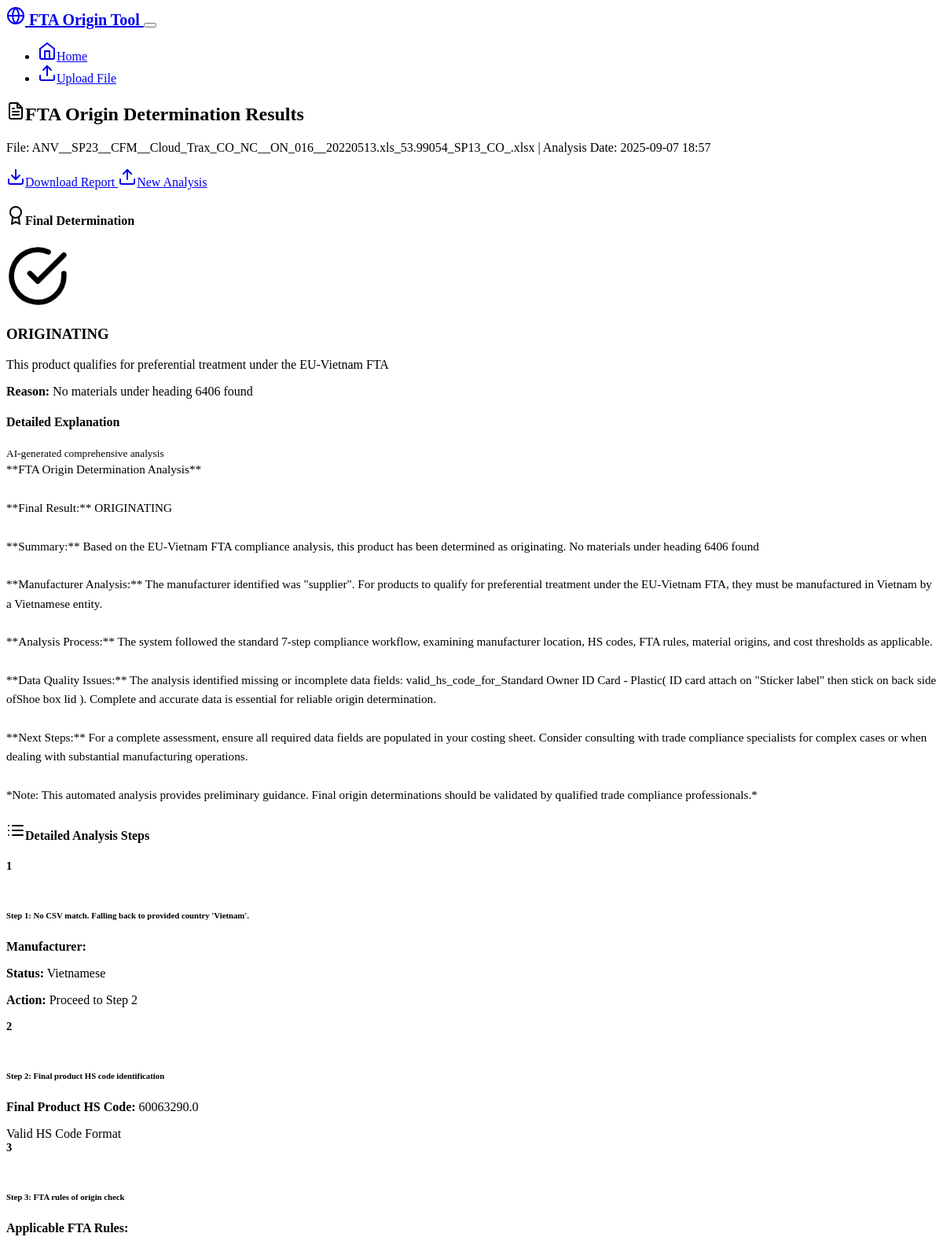
Screenshot of /results/6 (upper part) with the database file from the repository.
### models.py (models this page shows, shortened)
class AnalysisSession(db.Model):
    id = db.Column(db.Integer, primary_key=True)
    filename = db.Column(db.String(255), nullable=False)
    upload_timestamp = db.Column(db.DateTime, default=datetime.utcnow)
    manufacturer = db.Column(db.String(255))
    final_hs_code = db.Column(db.String(20))
    analysis_steps = db.Column(JSON)
    final_result = db.Column(db.String(20))  # 'originating' or 'non_originating'
    result_reason = db.Column(db.Text)
    missing_fields = db.Column(JSON)
    completed = db.Column(db.Boolean, default=False)
    gemini_explanation = db.Column(db.Text)  # AI-generated explanation
    missing_data_analysis = db.Column(db.Text)  # AI analysis of missing data

### routes.py (the view)
@app.route('/results/<int:session_id>')
def view_results(session_id):
    session = AnalysisSession.query.get_or_404(session_id)
    materials = MaterialAnalysis.query.filter_by(session_id=session_id).all()
    return render_template('results.html', session=session, materials=materials)

### templates/results.html (shortened to what this page needs)
{% extends "base.html" %}
{% block content %}
<div class="container my-5">
    <div class="row mb-4">
        <div class="col-lg-12">
            <div class="card">
                <div class="card-body">
                    <div class="row align-items-center">
                        <div class="col-md-8">
                            <h2><i data-feather="file-text" class="me-2"></i>FTA Origin Determination Results</h2>
                            <p class="text-muted mb-0">File: {{ session.filename }} | Analysis Date: {{ session.upload_timestamp.strftime('%Y-%m-%d %H:%M') }}</p>
                        </div>
                        <div class="col-md-4 text-md-end">
                            <a href="{{ url_for('download_results', session_id=session.id) }}" class="btn btn-primary me-2">
                                <i data-feather="download" class="me-2"></i>Download Report
                            </a>
                            <a href="{{ url_for('upload_file') }}" class="btn btn-outline-secondary">
                                <i data-feather="upload" class="me-2"></i>New Analysis
                            </a>
                        </div>
                    </div>
                </div>
            </div>
        </div>
    </div>
    <div class="row">
        <div class="col-lg-8">
            <div class="card mb-4">
                <div class="card-header">
                    <h4><i data-feather="award" class="me-2"></i>Final Determination</h4>
                </div>
                <div class="card-body text-center py-4">
                    {% if session.final_result == 'originating' %}
                        <i data-feather="check-circle" class="text-success mb-3" style="width: 80px; height: 80px;"></i>
                        <h3 class="text-success">ORIGINATING</h3>
                        <p class="lead text-muted">This product qualifies for preferential treatment under the EU-Vietnam FTA</p>
                    {% elif session.final_result == 'non_originating' %}
                        <i data-feather="x-circle" class="text-danger mb-3" style="width: 80px; height: 80px;"></i>
                        <h3 class="text-danger">NON-ORIGINATING</h3>
                        <p class="lead text-muted">This product does not qualify for preferential treatment</p>
                    {% else %}
                        <i data-feather="alert-triangle" class="text-warning mb-3" style="width: 80px; height: 80px;"></i>
                        <h3 class="text-warning">ANALYSIS INCOMPLETE</h3>
                        <p class="lead text-muted">Unable to complete origin determination</p>
                    {% endif %}
                    <div class="alert alert-info mt-3">
                        <strong>Reason:</strong> {{ session.result_reason }}
                    </div>
                </div>
            </div>
            {% if session.gemini_explanation %}
            <div class="card mb-4">
                <div class="card-header">
                    <h4>Detailed Explanation</h4>
                    <small class="text-muted">AI-generated comprehensive analysis</small>
                </div>
                <div class="card-body">
                    <div class="explanation-content">
                        {{ session.gemini_explanation|replace('\n', '<br>')|safe }}
                    </div>
                </div>
            </div>
            {% endif %}
            <div class="card mb-4">
                <div class="card-header">
                    <h4><i data-feather="list" class="me-2"></i>Detailed Analysis Steps</h4>
                </div>
                <div class="card-body">
                    {% if session.analysis_steps %}
                        <div class="timeline">
                            {% for step in session.analysis_steps %}
                            <div class="timeline-item mb-4">
                                <div class="row">
                                    <div class="col-md-1">
                                        <div class="timeline-marker bg-success text-white rounded-circle d-flex align-items-center justify-content-center" style="width: 40px; height: 40px;">
                                            {{ step.step }}
                                        </div>
                                    </div>
                                    <div class="col-md-11">
                                        <div class="card">
                                            <div class="card-body">
                                                <h6 class="card-title">Step {{ step.step }}: {{ step.description }}</h6>
                                                {% if step.step == 1 %}
                                                    <div class="row">
                                                        <div class="col-md-6">
                                                            <p><strong>Manufacturer:</strong> {{ step.manufacturer }}</p>
                                                            <p><strong>Status:</strong>
                                                                <span class="badge bg-{{ 'success' if step.is_vietnamese else 'danger' }}">
                                                                    {{ 'Vietnamese' if step.is_vietnamese else 'Non-Vietnamese' }}
                                                                </span>
                                                            </p>
                                                        </div>
                                                        <div class="col-md-6">
                                                            <p><strong>Action:</strong> {{ 'Proceed to Step 2' if step.proceed else 'Stop - Non-originating' }}</p>
                                                        </div>
                                                    </div>
                                                {% elif step.step == 2 %}
                                                    <p><strong>Final Product HS Code:</strong> {{ step.final_hs_code }}</p>
                                                    <span class="badge bg-success">Valid HS Code Format</span>
                                                {% elif step.step == 3 %}
                                                    <p><strong>Applicable FTA Rules:</strong></p>
                                                {% elif step.step == 4 %}
                                                    <div class="row">
                                                        <div class="col-md-6">
                                                            <p><strong>Materials Found:</strong> {{ step.materials_found }}</p>
                                                        </div>
                                                        <div class="col-md-6">
                                                            {% if step.materials %}
                                                            <p><strong>Countries Identified:</strong></p>
                                                            {% set countries = step.materials|map(attribute='country')|unique|list %}
                                                            {% for country in countries %}
                                                                <span class="badge bg-warning me-1">{{ country }}</span>
                                                            {% endfor %}
                                                            {% endif %}
                                                        </div>
                                                    </div>
                                                {% elif step.step == 5 %}
                                                    <p><strong>Materials Validated:</strong> {{ step.materials_checked }}</p>
                                                {% endif %}
                                            </div>
                                        </div>
                                    </div>
                                </div>
                            </div>
                            {% endfor %}
                        </div>
                    {% endif %}
                </div>
            </div>
        </div>
    </div>
</div>
{% endblock %}

### templates/base.html (shortened to what this page needs)
<!DOCTYPE html>
<html lang="en" data-bs-theme="dark">
<head>
    <link href="https://cdn.replit.com/agent/bootstrap-agent-dark-theme.min.css" rel="stylesheet">
    <link href="{{ url_for('static', filename='css/custom.css') }}" rel="stylesheet">
</head>
<body>
    <nav class="navbar navbar-expand-lg navbar-dark bg-dark">
        <div class="container">
            <a class="navbar-brand" href="{{ url_for('index') }}">
                <i data-feather="globe" class="me-2"></i>
                FTA Origin Tool
            </a>
            <button class="navbar-toggler" type="button" data-bs-toggle="collapse" data-bs-target="#navbarNav">
            </button>
            <div class="collapse navbar-collapse" id="navbarNav">
                <ul class="navbar-nav ms-auto">
                    <li class="nav-item">
                        <a class="nav-link" href="{{ url_for('index') }}">
                            <i data-feather="home" class="me-1"></i>Home
                        </a>
                    </li>
                    <li class="nav-item">
                        <a class="nav-link" href="{{ url_for('upload_file') }}">
                            <i data-feather="upload" class="me-1"></i>Upload File
                        </a>
                    </li>
                </ul>
            </div>
        </div>
    </nav>
    <main>
        {% block content %}{% endblock %}
    </main>
</body>
</html>

### static/css/custom.css (style rules this page uses)
.timeline { position: relative; }
.timeline-item { position: relative; }
.timeline-item:not(:last-child)::before { content: ''; position: absolute; left: 20px; top: 50px; width: 2px; height: calc(100% - 20px); background-color: var(--bs-border-color); z-index: 1; }
.timeline-marker { position: relative; z-index: 2; font-weight: bold; font-size: 0.9rem; }
.navbar-brand { font-weight: 600; font-size: 1.25rem; }
.nav-link { font-weight: 500; transition: color 0.2s ease; }
.btn { font-weight: 500; transition: all 0.2s ease; }
.card { transition: box-shadow 0.2s ease; }
.explanation-content { line-height: 1.6; font-size: 0.95rem; }

### rows the page displays
AnalysisSession: filename "ANV__SP23__CFM__Cloud_Trax_CO_NC__ON_016__20220513.xls_53.99054_SP13_CO_.xlsx", upload_timestamp "2025-09-07 18:57", result_reason "No materials under heading 6406 found", gemini_explanation "**FTA Origin Determination Analysis** **Final Result:** ORIGINATING **Summary:** Based on the EU-Vietnam FTA compliance analysis, this product has been determined as originating. No materials under heading 6406 found **Manufacturer Analysis:** The manufacturer identified was \"supplier\". For products to qualify for preferential treatment under the EU-Vietnam FTA, they must be manufactured in Vietnam by a Vietnamese entity. **Analysis Process:** The system followed the standard 7-step compliance workflow, examining manufacturer location, HS codes, FTA rules, material origins, and cost thresholds as applicable. **Data Quality Issues:** The analysis identified missing or incomplete data fields:…"

### other values shown
{{ step.step }} "1" "2" "3"
{{ step.description }} "No CSV match. Falling back to provided country 'Vietnam'." "Final product HS code identification" "FTA rules of origin check"
{{ 'Vietnamese' if step.is_vietnamese else 'Non-Vietnamese' }} "Vietnamese"
{{ 'Proceed to Step 2' if step.proceed else 'Stop - Non-originating' }} "Proceed to Step 2"
{{ step.final_hs_code }} "60063290.0"
